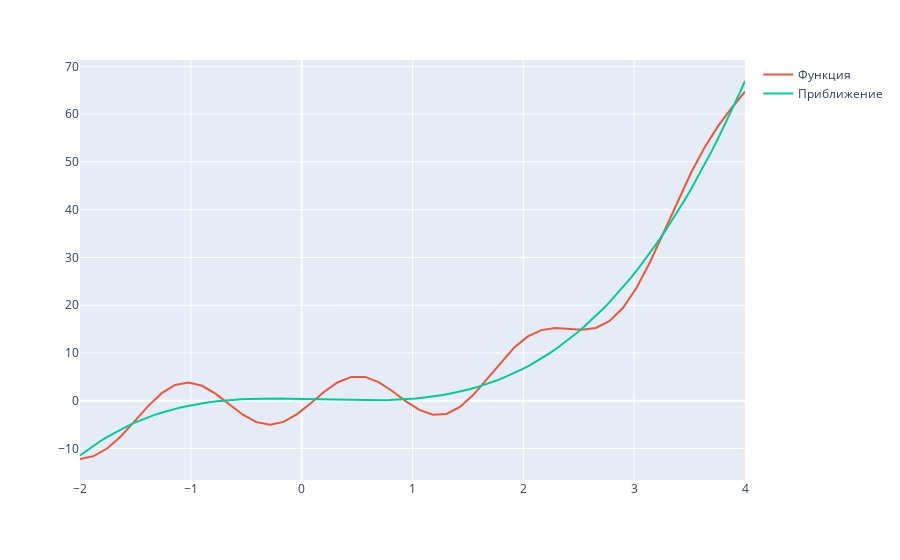

Source (notebook cell):
### Code cell
def f(x):
    return x ** 3 + np.cos(4 * x - 2) * 5 

x, y, p = get_xypdata(-2, 4, 50, 0, 1, f)

x_pred = np.linspace(-2, 4, 100)
f_pred = LeastSquare(x, y, p, 4)
y_pred = [f_pred(xi) for xi in x_pred]

f_coeffs = LeastSquaresCoefs(x, y, p, 3)
str = " + ".join([f"{f_coeffs[i]} * x^{i}" for i in range(3 + 1)])
print(f"Решение: {str}")

fig = px.line()
fig.add_trace(go.Scatter(x=x, y=y, name="Функция"))
fig.add_trace(go.Scatter(x=x_pred, y=y_pred, name="Приближение"))
fig.show()
